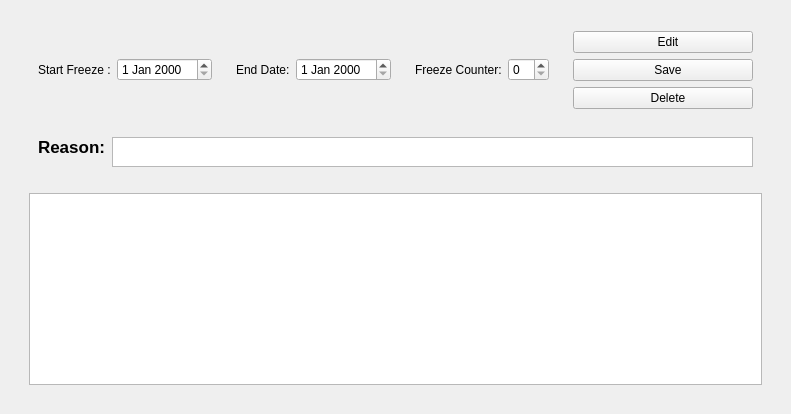
        <widget class="QWidget" name="tab_5">
         <attribute name="icon">
          <iconset resource="images/images.qrc">
           <normaloff>:/login/flamingo.png</normaloff>:/login/flamingo.png</iconset>
         </attribute>
         <attribute name="title">
          <string>Freeze</string>
         </attribute>
         <layout class="QHBoxLayout" name="horizontalLayout_33">
          <item>
           <widget class="QWidget" name="widget_36" native="true">
            <layout class="QVBoxLayout" name="verticalLayout_11">
             <item>
              <widget class="QWidget" name="widget_37" native="true">
               <layout class="QHBoxLayout" name="horizontalLayout_34">
                <property name="topMargin">
                 <number>2</number>
                </property>
                <property name="bottomMargin">
                 <number>2</number>
                </property>
                <item>
                 <widget class="QWidget" name="widget_39" native="true">
                  <layout class="QHBoxLayout" name="horizontalLayout_35">
                   <item>
                    <widget class="QLabel" name="label_21">
                     <property name="sizePolicy">
                      <sizepolicy hsizetype="Fixed" vsizetype="Preferred">
                       <horstretch>0</horstretch>
                       <verstretch>0</verstretch>
                      </sizepolicy>
                     </property>
                     <property name="text">
                      <string>Start Freeze :</string>
                     </property>
                    </widget>
                   </item>
                   <item>
                    <widget class="QDateEdit" name="freeze_start">
                     <property name="readOnly">
                      <bool>false</bool>
                     </property>
                    </widget>
                   </item>
                  </layout>
                 </widget>
                </item>
                <item>
                 <widget class="QWidget" name="widget_40" native="true">
                  <layout class="QHBoxLayout" name="horizontalLayout_36">
                   <item>
                    <widget class="QLabel" name="label_22">
                     <property name="sizePolicy">
                      <sizepolicy hsizetype="Fixed" vsizetype="Preferred">
                       <horstretch>0</horstretch>
                       <verstretch>0</verstretch>
                      </sizepolicy>
                     </property>
                     <property name="text">
                      <string>End Date:</string>
                     </property>
                    </widget>
                   </item>
                   <item>
                    <widget class="QDateEdit" name="freeze"/>
                   </item>
                  </layout>
                 </widget>
                </item>
                <item>
                 <widget class="QWidget" name="widget_41" native="true">
                  <layout class="QHBoxLayout" name="horizontalLayout_37">
                   <item>
                    <widget class="QLabel" name="label_23">
                     <property name="sizePolicy">
                      <sizepolicy hsizetype="Fixed" vsizetype="Preferred">
                       <horstretch>0</horstretch>
                       <verstretch>0</verstretch>
                      </sizepolicy>
                     </property>
                     <property name="text">
                      <string>Freeze Counter:</string>
                     </property>
                    </widget>
                   </item>
                   <item>
                    <widget class="QSpinBox" name="freeze_count"/>
                   </item>
                  </layout>
                 </widget>
                </item>
                <item>
                 <widget class="QWidget" name="widget_42" native="true">
                  <layout class="QVBoxLayout" name="verticalLayout_12">
                   <item alignment="Qt::AlignHCenter">
                    <widget class="QPushButton" name="freeze_edit">
                     <property name="minimumSize">
                      <size>
                       <width>180</width>
                       <height>0</height>
                      </size>
                     </property>
                     <property name="maximumSize">
                      <size>
                       <width>180</width>
                       <height>16777215</height>
                      </size>
                     </property>
                     <property name="text">
                      <string>   Edit</string>
                     </property>
                     <property name="icon">
                      <iconset resource="images/images.qrc">
                       <normaloff>:/login/pencil.png</normaloff>:/login/pencil.png</iconset>
                     </property>
                     <property name="iconSize">
                      <size>
                       <width>24</width>
                       <height>24</height>
                      </size>
                     </property>
                    </widget>
                   </item>
                   <item alignment="Qt::AlignHCenter">
                    <widget class="QPushButton" name="save_freeze">
                     <property name="sizePolicy">
                      <sizepolicy hsizetype="Preferred" vsizetype="Fixed">
                       <horstretch>0</horstretch>
                       <verstretch>0</verstretch>
                      </sizepolicy>
                     </property>
                     <property name="minimumSize">
                      <size>
                       <width>180</width>
                       <height>0</height>
                      </size>
                     </property>
                     <property name="maximumSize">
                      <size>
                       <width>150</width>
                       <height>16777215</height>
                      </size>
                     </property>
                     <property name="text">
                      <string>   Save</string>
                     </property>
                     <property name="icon">
                      <iconset resource="images/images.qrc">
                       <normaloff>:/login/floppy-disk(2).png</normaloff>:/login/floppy-disk(2).png</iconset>
                     </property>
                     <property name="iconSize">
                      <size>
                       <width>24</width>
                       <height>24</height>
                      </size>
                     </property>
                    </widget>
                   </item>
                   <item alignment="Qt::AlignHCenter">
                    <widget class="QPushButton" name="freez_delete">
                     <property name="minimumSize">
                      <size>
                       <width>180</width>
                       <height>0</height>
                      </size>
                     </property>
                     <property name="maximumSize">
                      <size>
                       <width>150</width>
                       <height>16777215</height>
                      </size>
                     </property>
                     <property name="text">
                      <string>   Delete</string>
                     </property>
                     <property name="icon">
                      <iconset resource="images/images.qrc">
                       <normaloff>:/login/recycle-bin.png</normaloff>:/login/recycle-bin.png</iconset>
                     </property>
                     <property name="iconSize">
                      <size>
                       <width>24</width>
                       <height>24</height>
                      </size>
                     </property>
                    </widget>
                   </item>
                  </layout>
                 </widget>
                </item>
               </layout>
              </widget>
             </item>
             <item>
              <widget class="QWidget" name="widget_43" native="true">
               <property name="sizePolicy">
                <sizepolicy hsizetype="Preferred" vsizetype="Fixed">
                 <horstretch>0</horstretch>
                 <verstretch>0</verstretch>
                </sizepolicy>
               </property>
               <layout class="QHBoxLayout" name="horizontalLayout_38">
                <property name="topMargin">
                 <number>2</number>
                </property>
                <property name="bottomMargin">
                 <number>2</number>
                </property>
                <item>
                 <widget class="QWidget" name="widget_44" native="true">
                  <property name="sizePolicy">
                   <sizepolicy hsizetype="Preferred" vsizetype="Fixed">
                    <horstretch>0</horstretch>
                    <verstretch>0</verstretch>
                   </sizepolicy>
                  </property>
                  <layout class="QHBoxLayout" name="horizontalLayout_39">
                   <item alignment="Qt::AlignTop">
                    <widget class="QLabel" name="label_24">
                     <property name="font">
                      <font>
                       <pointsize>13</pointsize>
                       <bold>true</bold>
                      </font>
                     </property>
                     <property name="text">
                      <string>Reason:</string>
                     </property>
                    </widget>
                   </item>
                   <item alignment="Qt::AlignTop">
                    <widget class="QTextEdit" name="reason">
                     <property name="sizePolicy">
                      <sizepolicy hsizetype="Expanding" vsizetype="Fixed">
                       <horstretch>0</horstretch>
                       <verstretch>0</verstretch>
                      </sizepolicy>
                     </property>
                     <property name="minimumSize">
                      <size>
                       <width>0</width>
                       <height>30</height>
                      </size>
                     </property>
                     <property name="maximumSize">
                      <size>
                       <width>16777215</width>
                       <height>30</height>
                      </size>
                     </property>
                    </widget>
                   </item>
                  </layout>
                 </widget>
                </item>
               </layout>
              </widget>
             </item>
             <item>
              <widget class="QWidget" name="widget_38" native="true">
               <layout class="QGridLayout" name="gridLayout_2">
                <item row="0" column="0">
                 <widget class="QTableWidget" name="freeze_table"/>
                </item>
               </layout>
              </widget>
             </item>
            </layout>
           </widget>
          </item>
         </layout>
        </widget>
